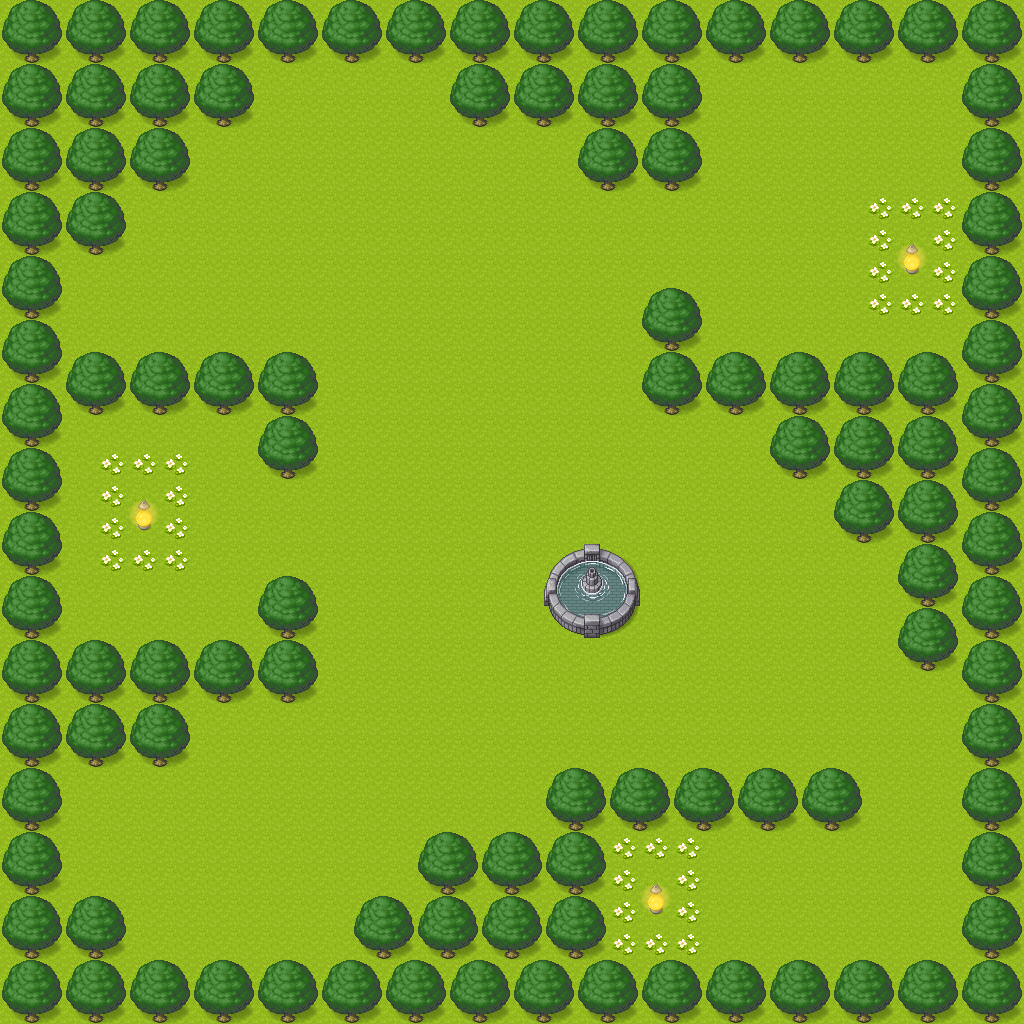

The image is a tile-based game level rendered from a .tmx file. Its description and source (layers, tilesets, objects; grid data summarised) follow:
An orthogonal 32x32 tile map with 32x32 px tiles, 3 tile layers (groundLayer, borderLayer, decoLayer) and 4 objects (toRoom1, toRoom2, toRoom3, room1_exit).

<map version="1.9" tiledversion="1.9.2" orientation="orthogonal" renderorder="right-down" width="32" height="32" tilewidth="32" tileheight="32" infinite="0" nextlayerid="9" nextobjectid="8">
 <editorsettings>
  <export target="main.tmj" format="json" />
 </editorsettings>
 <tileset firstgid="1" name="pipoya" tilewidth="32" tileheight="32" tilecount="1064" columns="8">
  <image source="pipoya.png" width="256" height="4256" />
 </tileset>
 <layer id="1" name="groundLayer" width="32" height="32">
  <data>[1024 cells, 1024 non-empty, 1 distinct tile ids]</data>
 </layer>
 <layer id="2" name="borderLayer" width="32" height="32">
  <data>[1024 cells, 449 non-empty, 13 distinct tile ids]</data>
 </layer>
 <layer id="3" name="decoLayer" width="32" height="32">
  <data>[1024 cells, 36 non-empty, 3 distinct tile ids]</data>
 </layer>
 <objectgroup id="4" name="objLayer_room1">
  <object id="1" name="toRoom1" x="909.333" y="276">
   <point />
  </object>
 </objectgroup>
 <objectgroup id="6" name="objLayer_room2">
  <object id="3" name="toRoom2" x="141.333" y="530.667">
   <point />
  </object>
 </objectgroup>
 <objectgroup id="7" name="objLayer_room3">
  <object id="6" name="toRoom3" x="654.667" y="917.333">
   <point />
  </object>
 </objectgroup>
 <objectgroup id="8" name="objLayer_exit1">
  <object id="7" name="room1_exit" x="813.333" y="272">
   <point />
  </object>
 </objectgroup>
</map>
